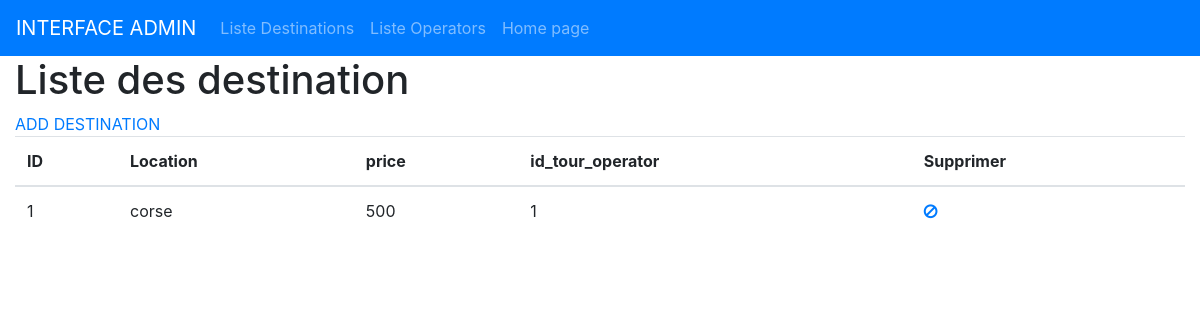
The page /interface_admin/admin_destination.php on the database as committed earlier.
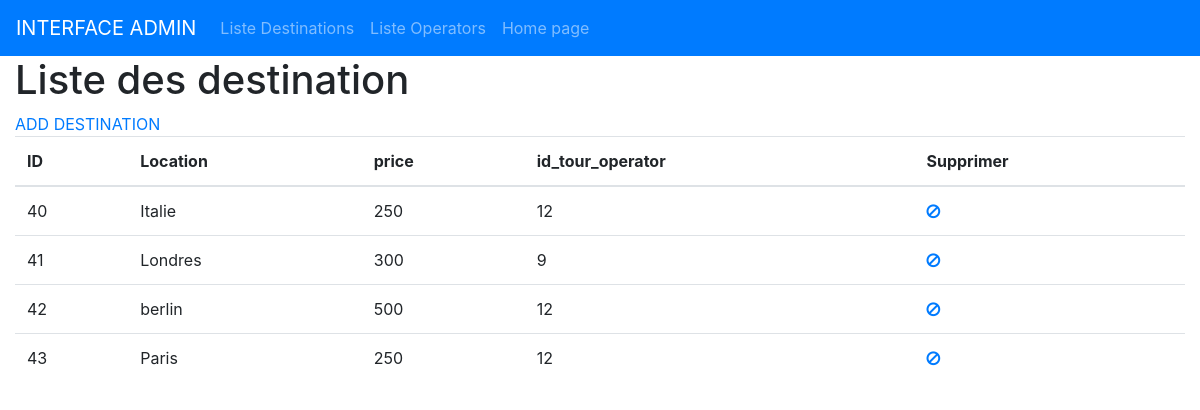
The same page on the database as committed later.
### tables this page shows
CREATE TABLE `destinations` (
  `id` int(10) NOT NULL,
  `location` varchar(150) NOT NULL,
  `price` int(10) NOT NULL,
  `id_tour_operator` int(10) NOT NULL,
  `image` varchar(255) NOT NULL,
  `imagenoiretblanc` varchar(255) NOT NULL
);

### interface_utilisateur/class/Manager.php (called while the page is built, shortened)
<?php
class Manager {
    private $bdd;
    public function setBdd(PDO $bdd){
        $this->bdd = $bdd;
    }
    public function getAllDestination(){
    $list = [];
    $select = $this->bdd->prepare('SELECT * FROM destinations');
    $select->execute();
    foreach($select->fetchAll() as $loc){
        array_push($list, new Destination($loc));
    }
            return $list;
}
    public function getAllOperator(){
        $list = [];
        $select = $this->bdd->prepare('SELECT * FROM tour_operators');
        $select->execute();
        foreach($select->fetchAll() as $operators){
            array_push($list, new TourOperator($operators));
        }
                return $list;
    }
}

### interface_utilisateur/class/Destination.php (called while the page is built, shortened)
<?php
class Destination {
    private $id;
    private $location;
    private $price;
    private $id_tour_operator;
public function setId($id){
    $this->id = $id;
}
public function getId(){
    return $this->id;
}
public function setLocation($location){
    $this->location = $location;
}
public function getLocation(){
    return $this->location;
}
public function setPrice($price){
    $this->price = $price;
}
public function getPrice(){
    return $this->price;
}
public function setId_tour_operator($id_tour_operator){
    $this->id_tour_operator = $id_tour_operator;
}
public function getId_tour_operator(){
    return $this->id_tour_operator;
}
}

### interface_admin/admin_destination.php (the view)
<?php
include 'admin_structure/header.php';
?>
            <section class="col-lg-12">
                <h1>Liste des destination</h1>
                <a href="upload.php">ADD DESTINATION</a>
                <table class="table">
                    <thead>
                        <th>ID</th>
                        <th>Location</th>
                        <th>price</th>
                        <th>id_tour_operator</th>
                        <th>Supprimer</th>
                    </thead>
                    <tbody>
                        <?php
                        foreach($list as $unelist){
                        ?>
                            <tr>
                                <td><?echo($unelist->getId())?></td>
                                <td><?echo($unelist->getLocation())?></td>
                                <td><?echo($unelist->getPrice())?></td>
                                <td><?echo($unelist->getId_Tour_Operator())?></td>
                                <td><a href="process/delete_destination.php?id=<? echo $unelist->getId()?>"><i class="fa fa-ban" aria-hidden="true"></i></a></td>
                            </tr>
                        <?php
                        }
                        ?>
                    </tbody>
                </table>
            </section>
</body>
</html>

### interface_admin/admin_structure/header.php (shortened to what this page needs)
<?php
include '../interface_utilisateur/config/pdo.php';
$manager = new Manager($bdd);
$list = $manager->getAllDestination();
?>
<!DOCTYPE html>
<html lang="en">
<head>
    <link rel="stylesheet" href="https://stackpath.bootstrapcdn.com/bootstrap/4.4.1/css/bootstrap.min.css">
    <link rel="stylesheet" href="https://cdnjs.cloudflare.com/ajax/libs/font-awesome/4.7.0/css/font-awesome.css">
</head>
<body>
<nav class="navbar navbar-expand-sm bg-primary navbar-dark">
  <a class="navbar-brand" href="admin_home.php">INTERFACE ADMIN</a>
  <ul class="navbar-nav">
    <li class="nav-item">
      <a class="nav-link" href="admin_destination.php">Liste Destinations</a>
    </li>
    <li class="nav-item">
      <a class="nav-link" href="admin_operator.php">Liste Operators</a>
    </li>
    <li class="nav-item">
      <a class="nav-link" href="../index.php">Home page</a>
    </li>
  </ul>
</nav>

Rows that differ between the two databases and show on the page:
removed destinations: id "1", location "corse", price "500", id_tour_operator "1"
added destinations: id "40", location "Italie", price "250", id_tour_operator "12"
added destinations: id "41", location "Londres", price "300", id_tour_operator "9"
added destinations: id "42", location "berlin", price "500", id_tour_operator "12"
added destinations: id "43", location "Paris", price "250", id_tour_operator "12"
